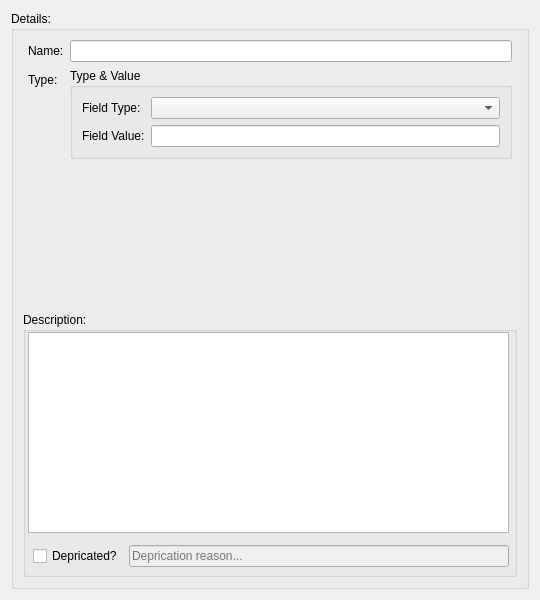
<?xml version="1.0" encoding="UTF-8"?>
<ui version="4.0">
 <class>SIDataTypeFieldDetails</class>
 <widget class="QWidget" name="SIDataTypeFieldDetails">
  <property name="geometry">
   <rect>
    <x>0</x>
    <y>0</y>
    <width>540</width>
    <height>600</height>
   </rect>
  </property>
  <property name="windowTitle">
   <string>Form</string>
  </property>
  <layout class="QVBoxLayout" name="verticalLayout_3">
   <item>
    <widget class="QGroupBox" name="groupBoxDetails">
     <property name="title">
      <string>Details:</string>
     </property>
     <layout class="QVBoxLayout" name="verticalLayout_2">
      <item>
       <layout class="QFormLayout" name="formLayout">
        <property name="sizeConstraint">
         <enum>QLayout::SizeConstraint::SetFixedSize</enum>
        </property>
        <property name="rowWrapPolicy">
         <enum>QFormLayout::RowWrapPolicy::DontWrapRows</enum>
        </property>
        <property name="labelAlignment">
         <set>Qt::AlignmentFlag::AlignLeading|Qt::AlignmentFlag::AlignLeft|Qt::AlignmentFlag::AlignTop</set>
        </property>
        <property name="leftMargin">
         <number>5</number>
        </property>
        <property name="rightMargin">
         <number>5</number>
        </property>
        <item row="0" column="0">
         <widget class="QLabel" name="label">
          <property name="text">
           <string>Name:</string>
          </property>
         </widget>
        </item>
        <item row="0" column="1">
         <widget class="QLineEdit" name="editDataName"/>
        </item>
        <item row="1" column="0">
         <widget class="QLabel" name="label_3">
          <property name="text">
           <string>Type:</string>
          </property>
         </widget>
        </item>
        <item row="1" column="1">
         <widget class="QGroupBox" name="groupBox_3">
          <property name="title">
           <string>Type &amp;&amp; Value</string>
          </property>
          <layout class="QFormLayout" name="formLayout_2">
           <item row="0" column="0">
            <widget class="QLabel" name="label_4">
             <property name="text">
              <string>Field Type:</string>
             </property>
            </widget>
           </item>
           <item row="0" column="1">
            <widget class="QComboBox" name="comboContainerObj"/>
           </item>
           <item row="1" column="0">
            <widget class="QLabel" name="label_6">
             <property name="text">
              <string>Field Value:</string>
             </property>
            </widget>
           </item>
           <item row="1" column="1">
            <widget class="QLineEdit" name="lineEdit"/>
           </item>
          </layout>
         </widget>
        </item>
       </layout>
      </item>
      <item>
       <widget class="QGroupBox" name="groupBoxDescribe">
        <property name="title">
         <string>Description:</string>
        </property>
        <widget class="QPlainTextEdit" name="textDescribe">
         <property name="geometry">
          <rect>
           <x>5</x>
           <y>20</y>
           <width>481</width>
           <height>201</height>
          </rect>
         </property>
         <property name="plainText">
          <string notr="true"/>
         </property>
         <property name="overwriteMode">
          <bool>false</bool>
         </property>
         <property name="placeholderText">
          <string notr="true">Describe data here</string>
         </property>
        </widget>
        <widget class="QWidget" name="layoutWidget">
         <property name="geometry">
          <rect>
           <x>10</x>
           <y>230</y>
           <width>481</width>
           <height>28</height>
          </rect>
         </property>
         <layout class="QHBoxLayout" name="horizontalLayout">
          <property name="rightMargin">
           <number>5</number>
          </property>
          <item>
           <widget class="QCheckBox" name="checkDepricated">
            <property name="text">
             <string>Depricated?</string>
            </property>
           </widget>
          </item>
          <item>
           <widget class="QLineEdit" name="editDepricated">
            <property name="enabled">
             <bool>false</bool>
            </property>
            <property name="inputMask">
             <string notr="true"/>
            </property>
            <property name="text">
             <string notr="true"/>
            </property>
            <property name="maxLength">
             <number>511</number>
            </property>
            <property name="placeholderText">
             <string>Deprication reason...</string>
            </property>
            <property name="clearButtonEnabled">
             <bool>true</bool>
            </property>
           </widget>
          </item>
         </layout>
        </widget>
       </widget>
      </item>
     </layout>
    </widget>
   </item>
  </layout>
 </widget>
 <tabstops>
  <tabstop>editDataName</tabstop>
  <tabstop>comboContainerObj</tabstop>
  <tabstop>textDescribe</tabstop>
  <tabstop>checkDepricated</tabstop>
  <tabstop>editDepricated</tabstop>
 </tabstops>
 <resources/>
 <connections/>
</ui>
